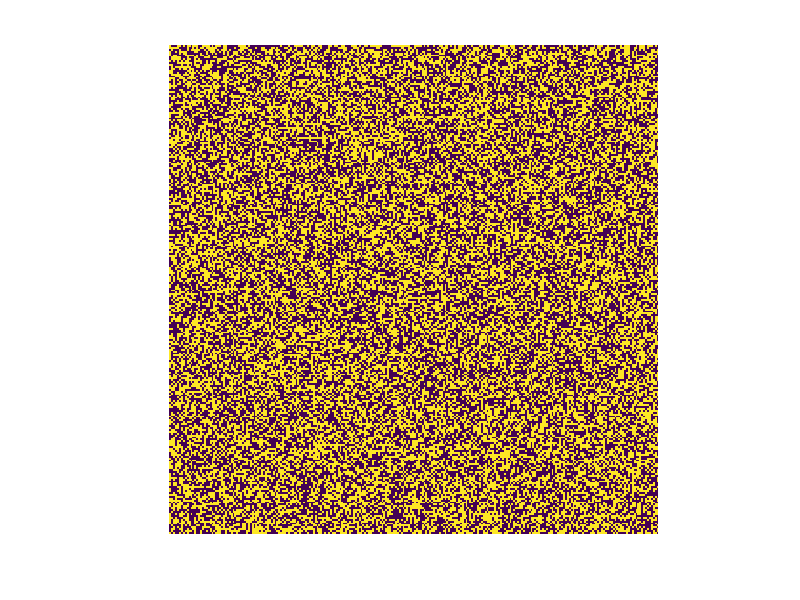

Here is the MATLAB script that generated this plot: (Note: this script raises an error after producing the figure.)
%%
% Game of life

n = 64*4;

X = zeros(n);

if 1
X(end/2-1:end/2+1,end/2-1:end/2+1) = randn(3)>0;
X = randn(n)>0;
else
    X(end/2,end/2)=1;
    X = imread('CA02.jpg');
    X = (X(:,:,1)>128);
    n = size(X,1);
end


clf;
X = zeros(n);


% click selection
if 0
clf; hold on;
while true
    axis equal; axis([1 n 1 n]);
    imagesc(X'); axis equal; axis off;
    colormap gray;
    box on;
    [a,b,button] = ginput(1);
    a = round(a); b = round(b);
    if button==3
        break;
    end
    X(a,b) = 1;
end
end

X = rand(n)>.5;

s = [2:n 1];
t = [n 1:n-1];

q = 9000;
Xdraw = zeros(n);
for it=1:q
 	% display
    Xdraw = X + .3*Xdraw;
    clf; 
    imagesc(1-Xdraw'); axis tight;  axis equal;  axis off;
    drawnow; 
    colormap gray(256);
    % save
    % imwrite(rescale(Upsc(rescale(1-Xdraw'),2)), [rep 'anim-' znum2str(it,3) '.png']);
    % count #neighbor
    M = X(s,s) + X(s,:) + X(s,t) + ...
        X(:,s) + X(:,t) + ...
        X(t,s) + X(t,:) + X(t,t);
    X = ( (X==1) & ( M==2 | M==3 ) ) | ( (X==0) &  M==3  );
end